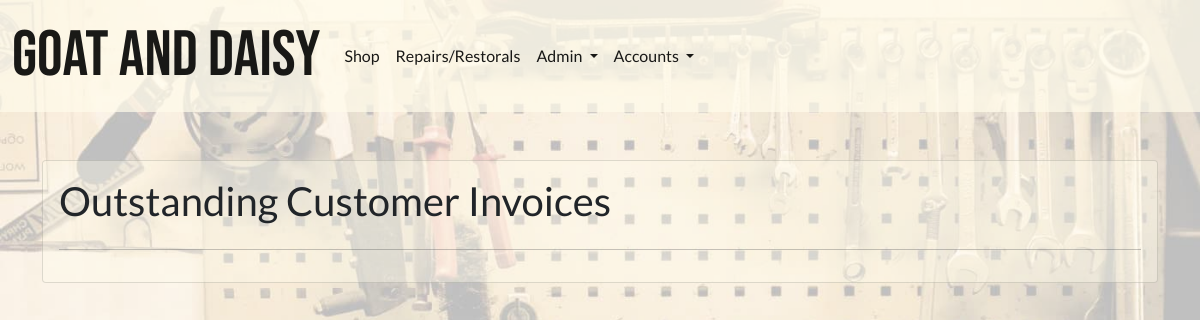
The app's page /workshop/customer-invoices (signed in), older data.
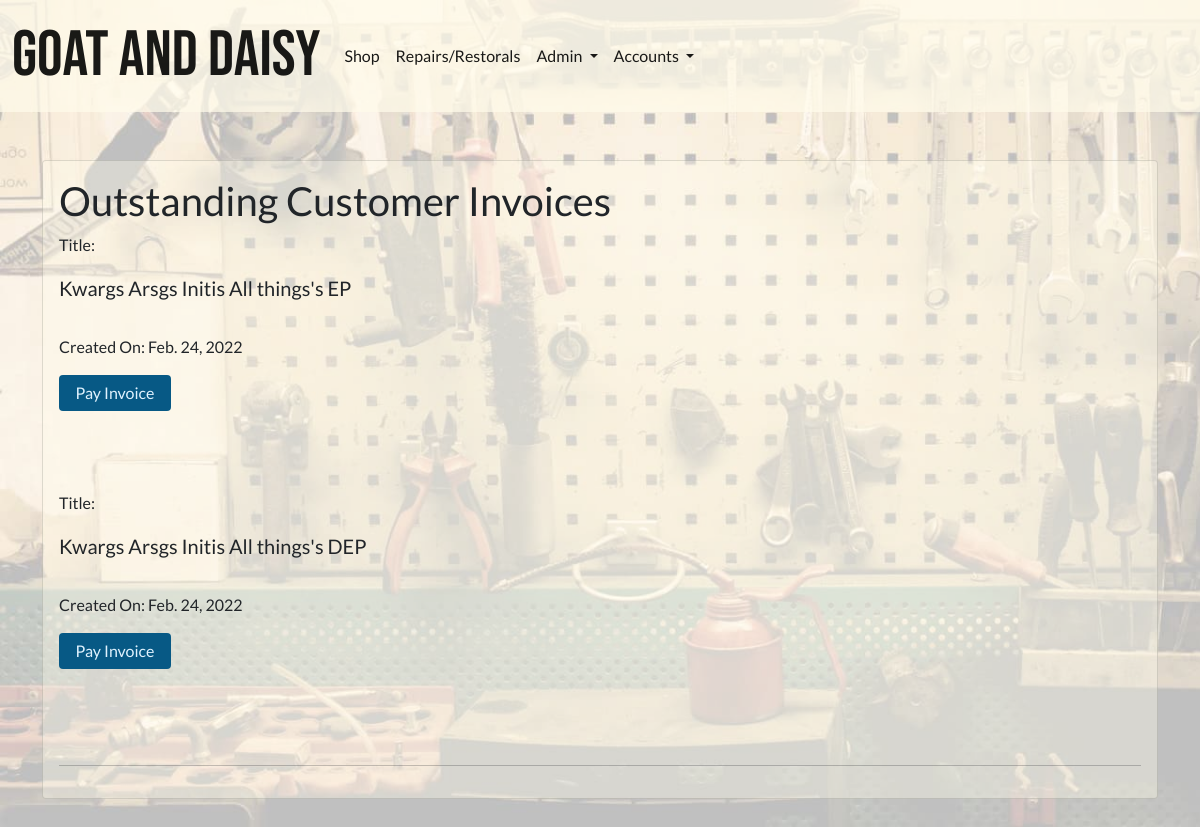
The same page, newer data.
### invoices/models.py (models this page shows, shortened)
class BaseInvoice(models.Model):
    date_created = models.DateField(auto_now_add=True)
    order_number = models.CharField(max_length=100, editable=False)
    full_name = models.CharField(max_length=100, null=True, blank=True)
    email = models.EmailField(null=True, blank=True)
    address1 = models.CharField(max_length=100, null=True, blank=True)
    address2 = models.CharField(max_length=100, null=True, blank=True)
    postcode = models.CharField(max_length=40, null=True, blank=True)
    town_or_city = models.CharField(max_length=40, null=True, blank=True)
    country = models.CharField(max_length=40, null=True, blank=True)
    notes = models.TextField(null=True, blank=True)
    order_amount = models.DecimalField(
        max_digits=12, decimal_places=2, default=0)
    shipping_cost = models.DecimalField(
        max_digits=12, decimal_places=2, default=0)
    order_total = models.DecimalField(
        max_digits=12, decimal_places=2, default=0)
    is_completed = models.BooleanField(default=False)
    paid_on = models.DateTimeField(null=True, blank=True)

class WorkshopCustomerInvoice(BaseInvoice):
    PAYMENT_CHOICES = [
        ('DEP', 'Deposit'),
        ('EP', 'End Payment'),
        ('SPT', 'Single Payment Total'),
        ('SP', 'Supplementary Payment'),
    ]
    service_ticket = models.ForeignKey(ServiceTicket, on_delete=models.CASCADE)
    payment_type = models.CharField(max_length=25, choices=PAYMENT_CHOICES)
    installment_paid = models.BooleanField(default=False)
    def __str__(self):
        return self.service_ticket.title + "'s" + " " + self.payment_type

class BaseInvoice(models.Model):
    date_created = models.DateField(auto_now_add=True)
    order_number = models.CharField(max_length=100, editable=False)
    full_name = models.CharField(max_length=100, null=True, blank=True)
    email = models.EmailField(null=True, blank=True)
    address1 = models.CharField(max_length=100, null=True, blank=True)
    address2 = models.CharField(max_length=100, null=True, blank=True)
    postcode = models.CharField(max_length=40, null=True, blank=True)
    town_or_city = models.CharField(max_length=40, null=True, blank=True)
    country = models.CharField(max_length=40, null=True, blank=True)
    notes = models.TextField(null=True, blank=True)
    order_amount = models.DecimalField(
        max_digits=12, decimal_places=2, default=0)
    shipping_cost = models.DecimalField(
        max_digits=12, decimal_places=2, default=0)
    order_total = models.DecimalField(
        max_digits=12, decimal_places=2, default=0)
    is_completed = models.BooleanField(default=False)
    paid_on = models.DateTimeField(null=True, blank=True)

### repairs_restorals/models.py (models this page shows, shortened)
class ServiceTicket(models.Model):
    customer = models.ForeignKey(
        Customer, related_name='service_ticket', on_delete=models.CASCADE)
    workshop_staff_responsible = models.ForeignKey(
        StaffMember, related_name='staff_tickets', on_delete=models.CASCADE)
    title = models.CharField(max_length=255)
    date_created = models.DateField(auto_now_add=True, editable=False)
    last_updated = models.DateField(auto_now=True, editable=False)
    service_description = models.TextField()
    link_to_desired_materials_1 = models.URLField(null=True, blank=True)
    link_to_desired_materials_2 = models.URLField(null=True, blank=True)
    link_to_desired_materials_3 = models.URLField(null=True, blank=True)
    is_completed = models.BooleanField(default=False)
    has_invoice = models.BooleanField(default=False)

### repairs_restorals/views.py (the view)
# urls.py: path('customer-invoices', views.PublicCustomerInvoices.as_view(),
class PublicCustomerInvoices(LoginRequiredMixin, ListView):
    login_url = '/profiles/login/'
    model = WorkshopCustomerInvoice
    context_object_name = 'invoices'
    template_name = 'repairs_restorals/customer_invoices.html'
    def get_context_data(self, **kwargs):
        customer = get_object_or_404(Customer, username=self.request.user)
        context = {}
        context['invoices'] = WorkshopCustomerInvoice.objects.filter(
            service_ticket__customer_id=customer.id)
        return context

### invoices/contexts.py (called while the page is built, shortened)
def shopping_cart(request):
    template_cart = []
    products_count = 0
    order_amount = 0
    shipping = 0
    cart = request.session.get('cart', {})
    for item in enumerate(template_cart):
        products_count += 1
    order_total = order_amount + shipping
    stripe_total = round(order_total * 100)
    context = {
        'template_cart': template_cart,
        'products_count': products_count,
        'order_amount': order_amount,
        'shipping': shipping,
        'order_total': order_total,
        'stripe_total': stripe_total,
    }
    return context

### profiles/templatetags/user_in_group_tag.py (called while the page is built)
@register.filter(name='has_group')
def has_group(user, group_name):
    try:
        group = Group.objects.get(name=group_name)
    except Group.DoesNotExist:
        return False
    return group in user.groups.all()

### repairs_restorals/templates/repairs_restorals/customer_invoices.html (shortened to what this page needs)
{% extends 'base.html' %}
{% load static %}
{% block extra_css %}
<link rel="stylesheet" href="{% static 'css/workshop_bg_image_trans.css' %}">
{% endblock %}
{% block content %}
<div class="card">
    <h1>Outstanding Customer Invoices</h1>
    {% for invoice in invoices %}
        {% if not invoice.installment_paid %}
            {% if invoice.order_total %}
            <p>Title: <p class="lead">{{ invoice }}</p></p>
            <p>Created On: {{ invoice.date_created }}</p>
            <a href="{% url 'workshop_checkout' invoice.id %}" >
                <p style="margin-bottom: 5rem; align-self:flex-start;" class="btn btn-info">Pay Invoice</p>
            </a>
            {% endif %}
        {% endif %}
    {% endfor %}
    <hr>
</div>
{% endblock %}

### templates/base.html (shortened to what this page needs)
{% load static %}
{% load user_in_group_tag %}
<!doctype html>
<html lang="en">
  <head>
    <link href="https://cdn.jsdelivr.net/npm/bootstrap@5.1.3/dist/css/bootstrap.min.css" rel="stylesheet">
    <link rel="stylesheet" href="https://cdn.jsdelivr.net/npm/bootstrap-icons@1.8.1/font/bootstrap-icons.css">
    <link rel="stylesheet" href="{% static 'css/tw-colours.css' %}">
    <link rel="stylesheet" href="{% static 'css/site_base_custom.css' %}">
    {% block extra_css %}
    {% endblock %}
  </head>
  <body id="body" onload="bodyFade()">
    <nav class="navbar fixed-top navbar-expand-md navbar-light bg-light">
      <div class="container-fluid">
        <a class="navbar-brand" href="{% url 'index' %}">Goat And Daisy</a>
        <div class="collapse navbar-collapse" id="navbarSupportedContent">
          <ul class="navbar-nav me-auto mb-2 mb-lg-0">
            <li class="nav-item">
              <a class="nav-link active" aria-current="page" href="{% url 'shop' %}">Shop</a>
            </li>
            <li class="nav-item">
              <a class="nav-link active" aria-current="page" href="{% url 'workshop' %}">Repairs/Restorals</a>
            </li>
              {% if user.is_superuser %}
              <li class="nav-item dropdown">
                <a class="nav-link active dropdown-toggle" href="#" id="navbarDropdown" role="button" data-bs-toggle="dropdown" aria-expanded="false">
                  Admin
                </a>
                </li>
                </ul></li>
                {% endif %}
                <li class="nav-item dropdown">
                  <a class="nav-link active dropdown-toggle" href="#" id="navbarDropdown" role="button" data-bs-toggle="dropdown" aria-expanded="false">
                    Accounts
                  </a>
            </li>
        </div>
      </div>
    </nav>
    <main class="container">
    {% block content %}
    {% endblock %}
    </main>
  </body>
</html>

### static/css/site_base_custom.css (style rules this page uses)
body { background-color: var(--amber-100); font-family: "Lato", sans-serif; }
main { margin-top: 10rem; padding-bottom: 10rem; }
.btn { min-width: 7rem; }
.btn-warning, .btn-info { background-color: var(--sky-800); color: var(--sky-100); border: unset; }
a { color: var(--sky-800); font-weight: 400; }
.navbar-brand { font-family: "Bebas Neue", sans-serif; font-size: 4rem; padding: 0; }
.bg-light { background: #fffbebb6 !important; }
.lead { font-weight: 400; }
.card { background-color: #fffbeb5d; padding: 1rem; }

### static/css/workshop_bg_image_trans.css (style rules this page uses)
body { background-image: url("../img/workshop-25-flip.jpg"); background-repeat: no-repeat; background-size: cover; background-attachment: fixed; }

Row changes from the older to the newer data that the page shows:
added WorkshopCustomerInvoice: service_ticket+payment_type "Kwargs Arsgs Initis All things's EP", date_created "Feb. 24, 2022"
added WorkshopCustomerInvoice: service_ticket+payment_type "Kwargs Arsgs Initis All things's DEP", date_created "Feb. 24, 2022"
